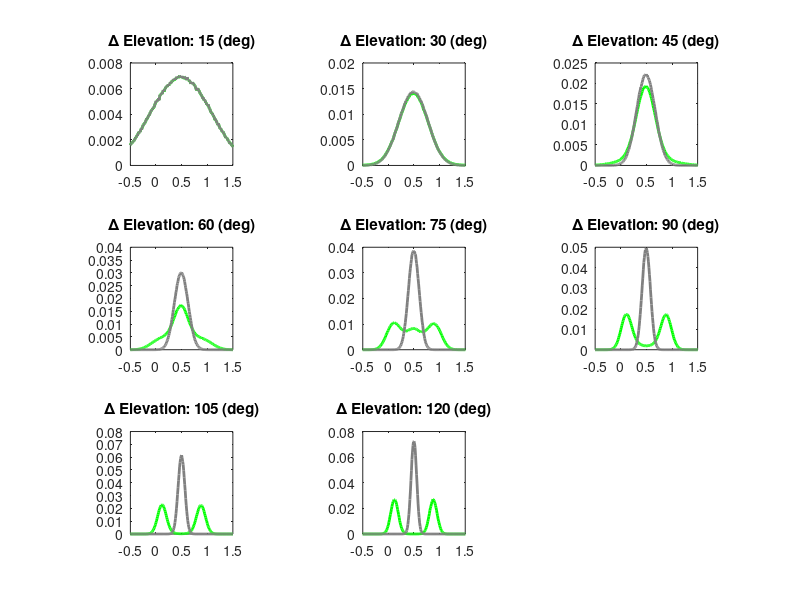

MATLAB code to generate this figure:
function DblSndskoerding
close all
clear all
clc

%% Initialization
sa = 11.5; % Auditory
sv = 11.2; % Visual
sp = 20; % Common source
pc = 0.95;
V      = -50:15:70;
A      = -50:15:70;
[V,A] = meshgrid(V,A);
V      = V(:);
A      = A(:);
sel = A==V;
A = A(~sel);
V = V(~sel);

if nargin<7
	Nrep = 100000; % Number of repetitions in Monte Carlo
end
%% Monte Carlo Generative Model
% Simulate Nrep number of trials per AV-condition
% Each trial yields an internal estimate of the auditory, xa, or visual
% stimulus, xv. These estimates are generated according to the generative
% model (see Koerding et al. 2007).

Ncond   = length(V);        % Number of AV-conditions
xv      = NaN(Nrep,Ncond);  % Internal Representation of Visual Stimulus
xa      = xv;               % Internal Representation of Auditory Stimulus
Aall    = xv;               % Actual A Stimulus per trial
Vall    = xv;               % Actual V Stimulus per trial
for i = 1:Ncond
	v               = sv.*randn(Nrep,1)+V(i);
	a               = sa.*randn(Nrep,1)+A(i);
	xv(1:Nrep,i)    = v;
	xa(1:Nrep,i)    = a;
	Vall(1:Nrep,i)  = V(i);
	Aall(1:Nrep,i)  = A(i);
end

%% Estimating the Probability of a common cause
% Likelihood of common cause; probability of xa and xv occurring given a
% common cause
pxvxaGc1 = (1./(2*pi*sqrt(sv^2*sa^2+sv^2*sp^2+sa^2*sp^2))) * exp( -((xv-xa).^2*sp^2+xv.^2*sa^2+xa.^2*sv^2)./(2.*(sv^2*sa^2+sv^2*sp^2+sa^2*sp^2)) );
% Likelihood of separate cause; probability of xa and xv occurring given a
% separate cause
pxvxaGc2 = 1./(2*pi*sqrt((sv^2+sp^2)*(sa^2*sp^2))) * exp( -0.5 .*(xv.^2./(sv^2+sp^2) + xa.^2./(sa^2+sp^2) ) );
% Inference following Bayes' rule:
pc1Gxvxa = pxvxaGc1.*pc ./ (pxvxaGc1.*pc+pxvxaGc2.*(1-pc));

%% Optimally estimating the position
estVGc2 = (xv./sv^2)./(1/sv^2+1/sp^2);
estAGc2 = (xa./sa^2)./(1/sa^2+1/sp^2);
estVGc1 = (xv./sv^2+xa./sa^2)./(1/sv^2+1/sp^2+1/sa^2);
estAGc1 = estVGc1;

estV    = pc1Gxvxa.*estVGc1+(1-pc1Gxvxa).*estVGc2;
estA    = pc1Gxvxa.*estAGc1+(1-pc1Gxvxa).*estAGc2;

D = abs(A-V);
uD = unique(D);
x = -1:0.01:2;
for i = 1:length(uD)
	sel = D==uD(i);
	T1 = V(sel);
	T2 = A(sel);
	R1 = estV(:,sel);
	R2 = estA(:,sel);
	AVG = 0.5*R1+0.5*R2;
	T1 = repmat(T1',size(R1,1),1);
	T2 = repmat(T2',size(R1,1),1);
	AVG = (AVG-T1)./(T2-T1);
	AVG = AVG(:);

	R1 = (R1-T1)./(T2-T1);
	R2 = (R2-T1)./(T2-T1);
	est = [R1;R2];
	est = est(:);
	
	figure(1)
	subplot(3,3,i)
	N=hist(est,x);
	N = N./sum(N);
	h=	plot(x,N);set(h,'LineWidth',2,'Color','g');
	hold on
	xlim([-0.5 1.5]);
% 	ylim([0 0.4]);
	title(['\Delta Elevation: ' num2str(uD(i)) ' (deg)']);
	axis square

	subplot(3,3,i)
	N=hist(AVG,x);
	N = N./sum(N);
	h=	plot(x,N);set(h,'LineWidth',2,'Color',[.5 .5 .5]);
	xlim([-0.5 1.5]);
% 	ylim([0 0.4]);
	title(['\Delta Elevation: ' num2str(uD(i)) ' (deg)']);
	axis square
	% subplot(3,3,9)
	% plot(x,N);
	% hold on
	% axis square
end
